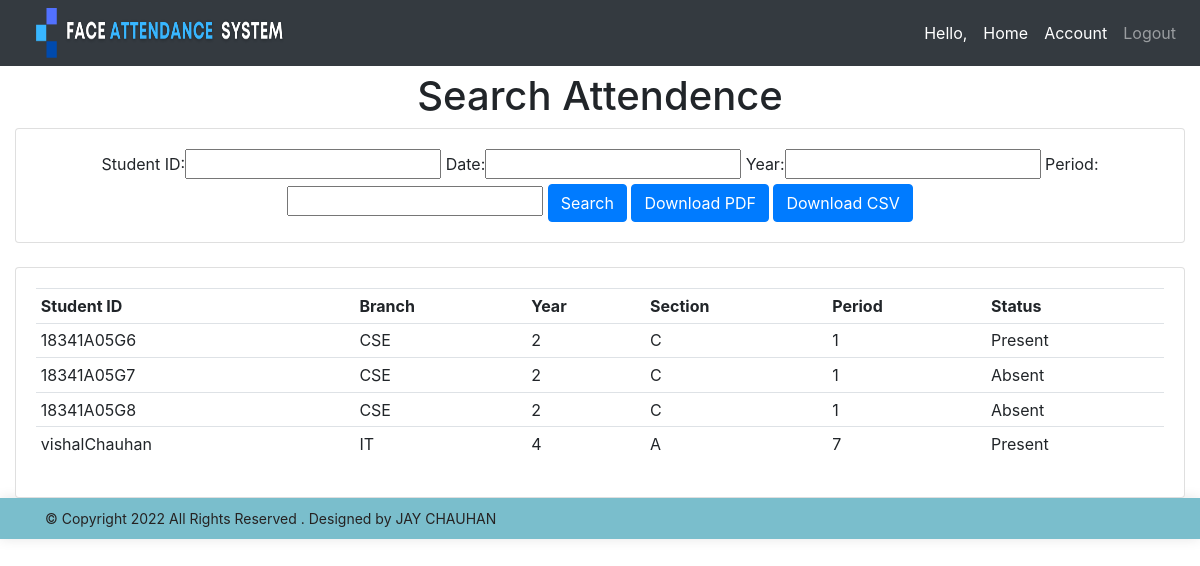
The page /searchattendence/ on the database as committed earlier.
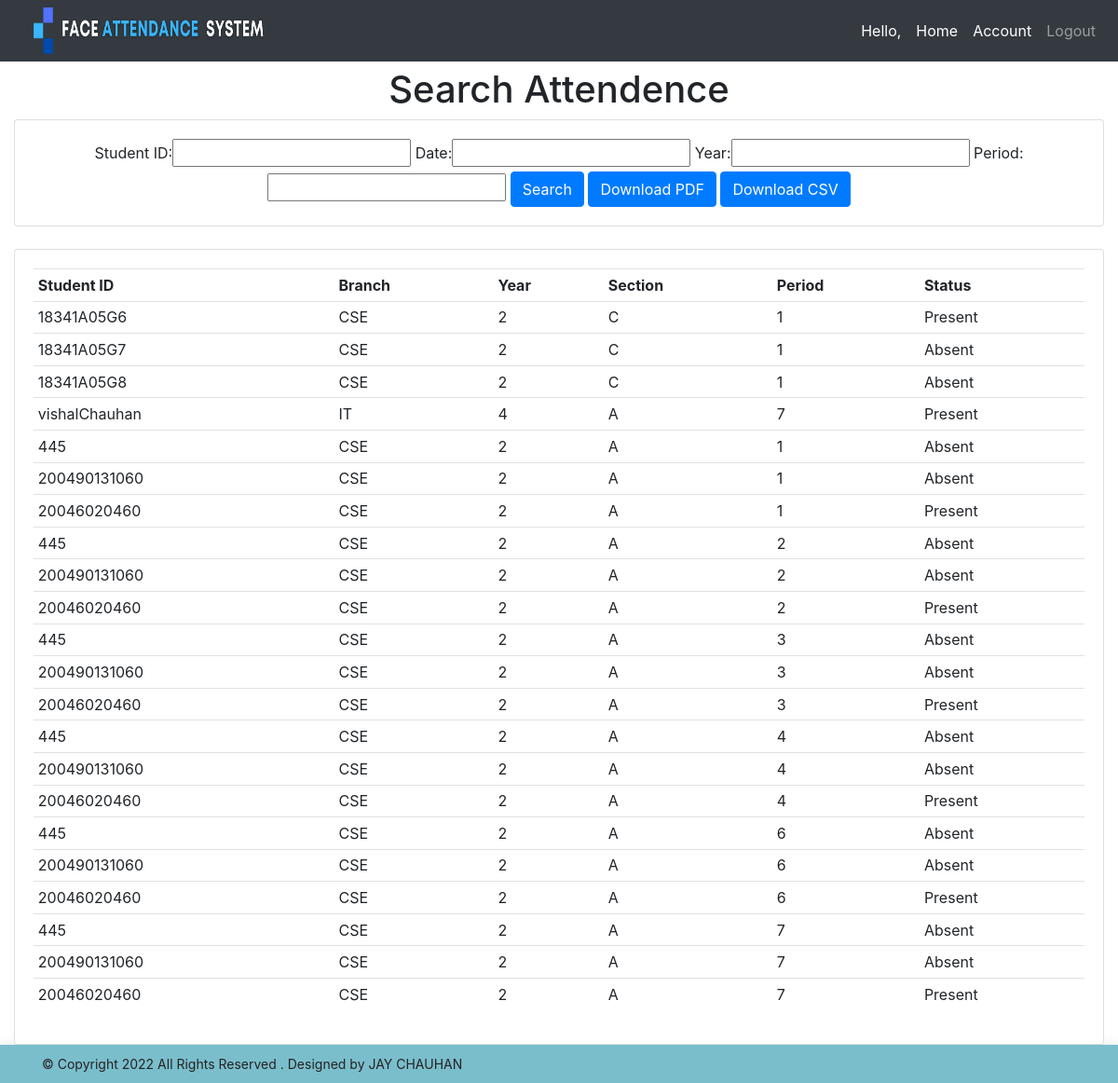
The same page on the database as committed later.
### attendence_sys/models.py (models this page shows, shortened)
class Attendence(models.Model):
    Faculty_Name = models.CharField(max_length=200, null=True, blank=True)
    Student_ID = models.CharField(max_length=200, null=True, blank=True)
    date = models.DateField(auto_now_add = True, null = True)
    time = models.TimeField(auto_now_add=True, null = True)
    branch = models.CharField(max_length=200, null = True)
    year = models.CharField(max_length=200, null = True)
    section = models.CharField(max_length=200, null = True)
    period = models.CharField(max_length=200, null = True)
    status = models.CharField(max_length=200, null = True, default='Absent')

### attendence_sys/views.py (the view)
# urls.py: path('searchattendence/', views.searchAttendence, name='searchattendence'),
def searchAttendence(request):
    attendences = Attendence.objects.all()
    myFilter = AttendenceFilter(request.GET, queryset=attendences)
    attendences = myFilter.qs
    context = {'myFilter': myFilter, 'attendences': attendences, 'ta': False}
    return render(request, 'attendence_sys/attendence.html', context)

### attendence_sys/templates/attendence_sys/attendence.html (shortened to what this page needs)
{% extends 'attendence_sys/main.html' %}
{% block content %}
{% if ta == False %}
<center><h1>Search Attendence</h1></center>
<div class="row">
	<div class="col">
		<div class="card card-body">
			<center>
				<form method="get">
					{{myFilter.form}}
		    		<button class="btn btn-primary" type="submit">Search</button>
					<a href="{% url 'Download' %}" class="btn btn-primary" ><font color="#fff">Download PDF</font></a>
					<a href="{% url 'csv' %}" class="btn btn-primary"><font color="#fff">Download CSV</font></a>
				</form>
			</center>
		</div>
	</div>
</div>
<br>
<div class="row">
	<div class="col-sm-12">
		<div class="card card-body">
			<table class="table table-sm">
				<tr>
					<th>Student ID</th>
					<th>Branch</th>
					<th>Year</th>
					<th>Section</th>
					<th>Period</th>
					<th>Status</th>
				</tr>
				{% for attendence in attendences %}
				<tr>
                    <td>{{ attendence.Student_ID }}</td>
					<td>{{ attendence.branch }}</td>
					<td>{{ attendence.year }}</td>
					<td>{{ attendence.section }}</td>
					<td>{{ attendence.period }}</td>
					<td>{{ attendence.status }}</td>
				</tr>
				{% endfor %}
			</table>
		</div>
	</div>
</div>
{% endif %}
{% endblock %}

### attendence_sys/templates/attendence_sys/main.html (shortened to what this page needs)
<!DOCTYPE html>
<html>
<head>
	<link rel="stylesheet" href="https://stackpath.bootstrapcdn.com/bootstrap/4.3.1/css/bootstrap.min.css">
</head>
<body>
	{%  include 'attendence_sys/navbar.html' %}
	<br>
<br>
<br>
	<div class="container-fluid">
	{% block content %}
	{% endblock %}
    </div>
	<footer id="footer">
        <div class="container">
            <div class="row d-flex align-items-center">
                <div class="col-lg-6 text-lg-left text-center">
                    <div class="copyright" style="align-center">
                        &copy; Copyright 2022 <strong></strong>   All Rights Reserved      .
			                                  Designed by JAY CHAUHAN
                    </div>
                </div>
            </div>
        </div>
    </footer>
</body>
</html>

### attendence_sys/templates/attendence_sys/navbar.html (shortened to what this page needs)
{% load static %}
<nav class="navbar navbar-expand-lg navbar-dark fixed-top bg-dark">
  <a href="{% url 'home' %}"><img src="{% static 'images/logo4.png' %}" height="50px" width="250px" style="margin-left:20px" ></a>
  <div class="collapse navbar-collapse" id="navbarNav">
    <ul class="navbar-nav ml-auto">
      <li class="nav-item active">
        <span class="nav-link">Hello, {{ request.user.faculty }}</span>
      </li>
      <li class="nav-item active">
        <a href="{% url 'home' %}" class="nav-link">Home</a>
      </li>
      <li class="nav-item active">
        <a class="nav-link" href="{% url 'account' %}">Account</a>
      </li>
      <li class="nav-item">
        <a class="nav-link" href="{% url 'logout' %}">Logout</a>
      </li>
    </ul>
  </div>
</nav>

### attendence_sys/templates/attendence_sys/main.html (style rules this page uses)
#footer { background: #7abecc; box-shadow: 0px 0px 12px 0px rgba(0, 0, 0, 0.1); padding: 10px 0; color: #fff; font-size: 14px; font-color: #fff; }
#footer .copyright { color: #252222; }

Rows that differ between the two databases and show on the page:
added Attendence: Student_ID "445", branch "CSE", year "2", section "A", period "1", status "Absent"
added Attendence: Student_ID "200490131060", branch "CSE", year "2", section "A", period "1", status "Absent"
added Attendence: Student_ID "20046020460", branch "CSE", year "2", section "A", period "1", status "Present"
added Attendence: Student_ID "445", branch "CSE", year "2", section "A", period "2", status "Absent"
added Attendence: Student_ID "200490131060", branch "CSE", year "2", section "A", period "2", status "Absent"
added Attendence: Student_ID "20046020460", branch "CSE", year "2", section "A", period "2", status "Present"
added Attendence: Student_ID "445", branch "CSE", year "2", section "A", period "3", status "Absent"
added Attendence: Student_ID "200490131060", branch "CSE", year "2", section "A", period "3", status "Absent"
added Attendence: Student_ID "20046020460", branch "CSE", year "2", section "A", period "3", status "Present"
added Attendence: Student_ID "445", branch "CSE", year "2", section "A", period "4", status "Absent"
added Attendence: Student_ID "200490131060", branch "CSE", year "2", section "A", period "4", status "Absent"
added Attendence: Student_ID "20046020460", branch "CSE", year "2", section "A", period "4", status "Present"
added Attendence: Student_ID "445", branch "CSE", year "2", section "A", period "6", status "Absent"
added Attendence: Student_ID "200490131060", branch "CSE", year "2", section "A", period "6", status "Absent"
added Attendence: Student_ID "20046020460", branch "CSE", year "2", section "A", period "6", status "Present"
added Attendence: Student_ID "445", branch "CSE", year "2", section "A", period "7", status "Absent"
added Attendence: Student_ID "200490131060", branch "CSE", year "2", section "A", period "7", status "Absent"
added Attendence: Student_ID "20046020460", branch "CSE", year "2", section "A", period "7", status "Present"
